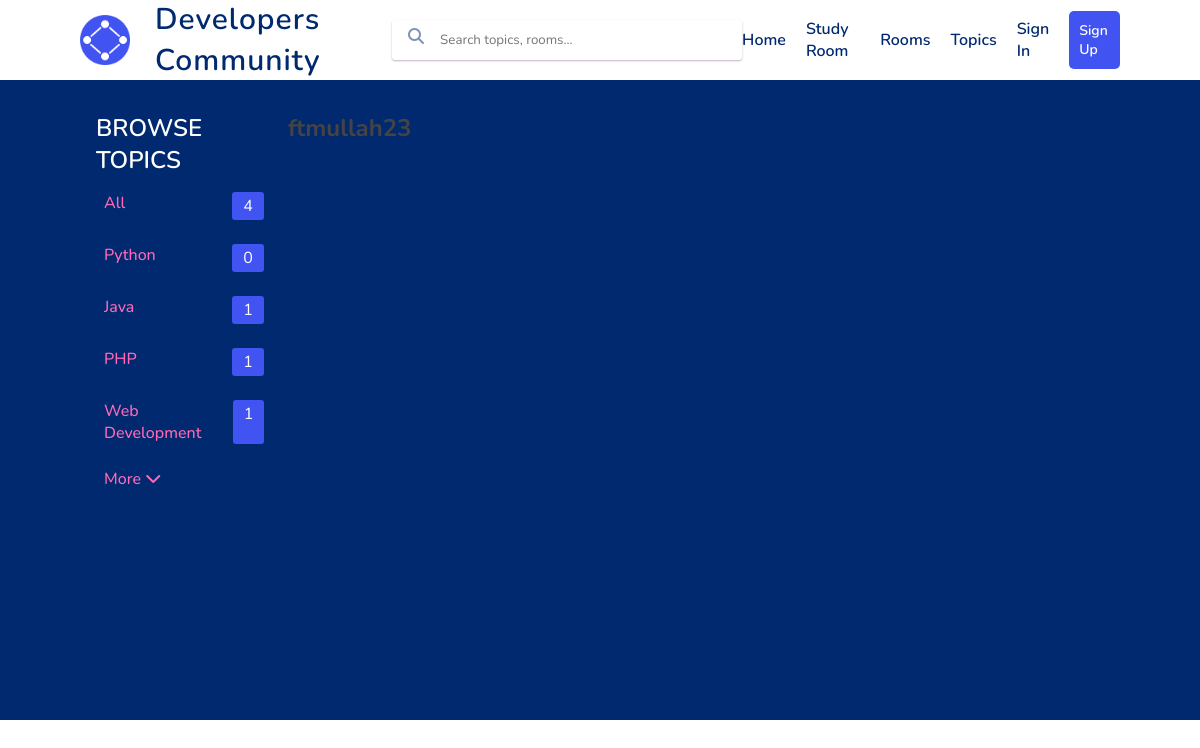
Page /community/profile/2/ on the committed database.
### community/models.py (models this page shows, shortened)
class Topic(models.Model):
    name = models.CharField(max_length=200, null=True)

### userauth/models.py (models this page shows)
class User(AbstractUser):
    name = models.CharField(max_length=200, null=True, blank=True)
    email = models.EmailField(unique=True)
    bio = models.TextField(null=True, blank=True)
    avatar = models.ImageField(null=True, default="avatar.svg")
    USERNAME_FIELD = 'email'
    REQUIRED_FIELDS = []

### community/views.py (the view)
# urls.py: path("profile/<str:pk>/", views.user_profile, name="user-profile"),
def user_profile(request, pk):
    page = 'study-room'
    user = User.objects.get(id=pk)
    topics = Topic.objects.all()
    context = {'user': user, 'page': page, 'topics': topics}
    return render(request, 'community/profile.html', context)

### community/templates/community/profile.html
{% extends "study-room.html" %}
{% block content %}
    <div class="main-room-container">
        <section class="community-home-container">
            <div class="topics-container">
                {% include "community/topics_component.html" %}
            </div>
            <div class="profile-container">
                <div class="user-profile">
                    <h1>{{user.username}}</h1>
                </div>
            </div>
        </section>
    </div>
{% endblock content %}

### community/templates/community/topics_component.html
<h1>browse topics</h1>
<nav>
    <ul>
        <li><a href="{% url "study-room" %}">all</a><span>{{topics.count}}</span></li>
        {% for topic  in topics %}
        <li><a href="{% url "study-room" %}?search={{topic.name}}">{{topic.name}}</a><span>{{topic.room_set.all.count}}</span></li>
        {% endfor %}
        <li><a href="">more <i class="fa-solid fa-chevron-down fa-beat-fade"></i></a></li>
    </ul>
</nav>

### static/styles/main.css (style rules this page uses)
* { padding: 0; margin: 0; box-sizing: border-box; text-rendering: optimizeLegibility; font-family: var(--nunito); }
html { scroll-behavior: smooth; }
:root { --blue: #4154f1; --text-main: #444444; --text-alt: #012970; --orange: #FFA500; --Lawn-Green: #7CFC00; --Hot-Pink: #FF69B4; --white: #ffffff; --open-sans: 'Open Sans', sans-serif; --nunito: "Nunito", sans-serif; --color-1: #451952; --color-2: #662549; --color-3: #AE445A; --color-4: #F39F5A; }
body { color: var(--text-main); }
.main-room-container { background: var(--text-alt); width: 100%; min-height: 80vh; }
.community-home-container { display: grid; grid-template-columns: 1fr 3fr 1fr; padding: 2rem 5rem; }
.topics-container { padding: 0 1rem; }
.topics-container h1 { text-transform: uppercase; font-weight: 600; color: var(--white); }
.topics-container nav ul { display: flex; align-items: flex-start; justify-content: center; flex-direction: column; grid-gap: 1.5rem; width: 100%; margin-top: 1rem; }
.topics-container nav ul li { list-style: none; display: flex; justify-content: space-between; width: 100%; padding: 0 .5rem; }
.topics-container nav ul li a { color: var(--Hot-Pink); text-transform: capitalize; text-decoration: none; font-weight: 500; }
.topics-container nav ul li span { background: var(--blue); color: var(--white); padding: 3px; width: 20%; border-radius: 3px; text-align: center; }

### rows in the picture
Topic: name "Python", room_set.all.count "0"
Topic: name "Java", room_set.all.count "1"
Topic: name "PHP", room_set.all.count "1"
Topic: name "Web Development", room_set.all.count "1"
User: username "ftmullah23"

### other values in the picture
{{ topics.count }} "4"
